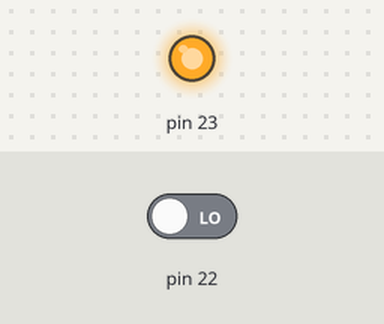
The sketch below on a simulated Arduino Uno, built with avr-gcc and run on an emulated ATmega328P. Parts: output pins drawn as LEDs (lit = HIGH). The test bench sets the inputs (shaded band); at power-on: pin 22 LOW.

Above: at 0.1 s.
At 129.5 s:
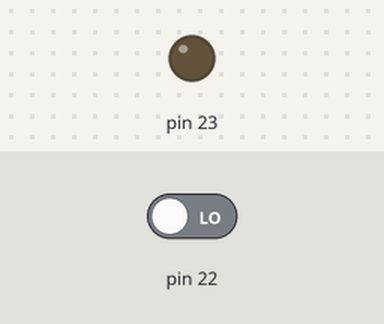
Timing chart, 0 to 130.0 s (numbered marks = the images above):
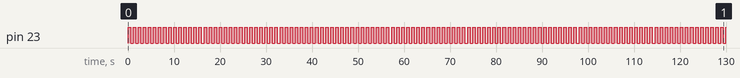

The sketch:

p1_ensambladorFrecuenciaLed.ino
```cpp
void setup()
{
  DDRB = B10000000;

  //Serial.begin(9600);
  //Serial.println(DDRB);
  // Data Direction Register B: Inputs 0-6, Output 7
}
void loop()
{
  /*
   * 0x05 es el puerto B
   * sbi pone en uno el bit 7 del puerto b
   * si esta en high, se llama dos veces al tiempo para
   * generar un delay de 1 segundo entre instrucciones
   * si esta low, solo se llama una vez y el delay es de 1/2 segundo
   * cbi apaga el 7 bit del puerto b
   * vuelve a hacer lo mismo si D12 esta high/low
   *
   * asi que el codigo prende el led con frecuencia de 1Hz si
   * el input esta apagado y de 0.5Hz si esta prendido
   *
   * tiempo son tres loops anidado que gastan 255*255*45 operaciones
  */
   asm (
    "inicio: \n\t"
    "sbi 0x05,0x07 \n\t"
    "sbic 0x03,0x06 \n\t"
    "call tiempo \n\t"
    "call tiempo \n\t"
    "cbi 0x05,0x07 \n\t"
    "sbic 0x03, 0x06 \n\t"
    "call tiempo \n\t"
    "call tiempo \n\t"
    "jmp main \n\t"

    "tiempo: \n\t"
    "LDI r22, 45 \n\t"
    "LOOP_3: \n\t"
    "LDI r21, 255 \n\t"
    "LOOP_2: \n\t"
    "LDI r20, 255 \n\t"
    "LOOP_1: \n\t"
    "DEC r20 \n\t"
    "BRNE LOOP_1 \n\t"
    "DEC r21 \n\t"
    "BRNE LOOP_2 \n\t"
    "DEC r22 \n\t"
    "BRNE LOOP_3 \n\t"
    "ret \n\t"
    );
}
```

Measured:
- by itself, pin 23: alternates HIGH for 0.55 s and LOW for 0.55 s
